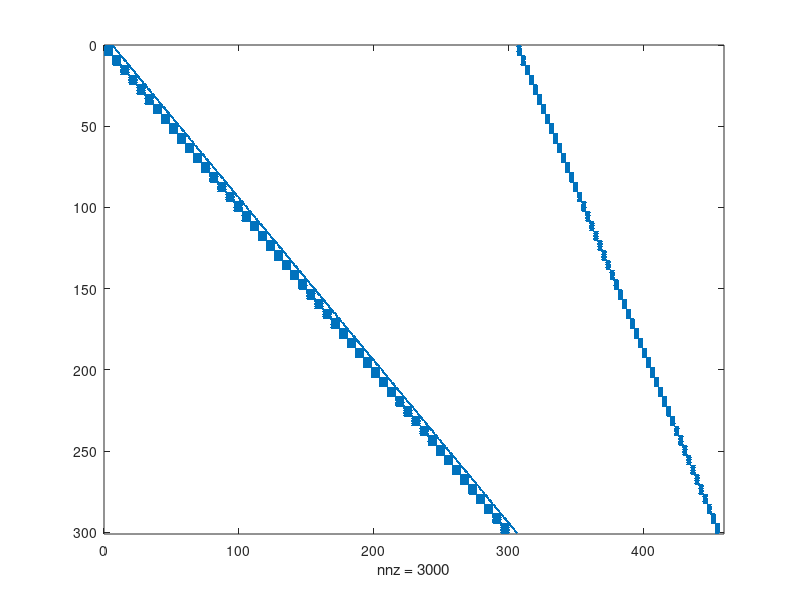

Here is the MATLAB script that generated this plot: (Note: this script raises an error after producing the figure.)
clc;clear;close all

%%%%%%%%%%%%%%%%%%%%%%%%%%
%%% Problem Parameters %%%
%%%%%%%%%%%%%%%%%%%%%%%%%%
nx = 6;
nu = 3;

%%%%%%%%%%%%%%%%%%%%%%%%%%%%%%%%%
%%% Discretization Parameters %%%
%%%%%%%%%%%%%%%%%%%%%%%%%%%%%%%%%

dt = 2;    % Discretization time [s]
T = 100;   % Time horizon [s]
N = T/dt + 1;    % Number of discretization nodes

mu = 3.986e14;    % Standard graviational parameter [m^3 s^-2]
a = 6793137;      % Reference semjax (m)
n = sqrt(mu/a^3); % Mean motion (s^-1)


% [A, B] = dynamics(n, dt);
A = ones(nx);
B = ones(nx, nu)

% nx = 1;
% nu = 1;
% A = [2];
% B = [3];
% N = 3;

Hx = [kron(speye(N - 1),A) zeros(nx*(N - 1),nx)] ...
    - [zeros(nx*(N - 1),nx) speye(nx*(N - 1))];
Hu = kron(eye(N - 1), B);
zros = zeros(nx * (N-1), nu);
H1 = [Hx,Hu,zros];

H2 = kron(speye(N-1), [-B speye(nx)]);
for k = 1:N-2
    H2((k*nx)+(1:nx), (k*(nx+nu)-nx)+(1:nx)) = -A;
end
Hleft = [-A;zeros((N-2)*nx, nx)];
H2 = [Hleft,H2];

Q = eye(3);
R = eye(3);
P = sparse(Q);
for i = 2:N
    P = blkdiag(P, sparse(Q));
end
for i = 1:N
    P = blkdiag(P, sparse(R));
end
P = sparse(P);

figure
spy(H1)
title("Sparsity Pattern of H", "Interpreter","latex", FontSize=32)
% set(gca,'XTick',[], 'YTick', [])

figure
spy(P)
title("Sparsity Pattern of P", "Interpreter","latex", FontSize=32)
% set(gca,'XTick',[], 'YTick', [])


% figure
% spy(H2)

% [Q,R] = qr(H1',"econ");
% figure
% spy(Q')
% title("Sparsity Pattern of $Q^\top$", "Interpreter","latex", FontSize=32)
% set(gca,'XTick',[], 'YTick', [])


% norm(eig(H1'*H1)-eig(H2'*H2))